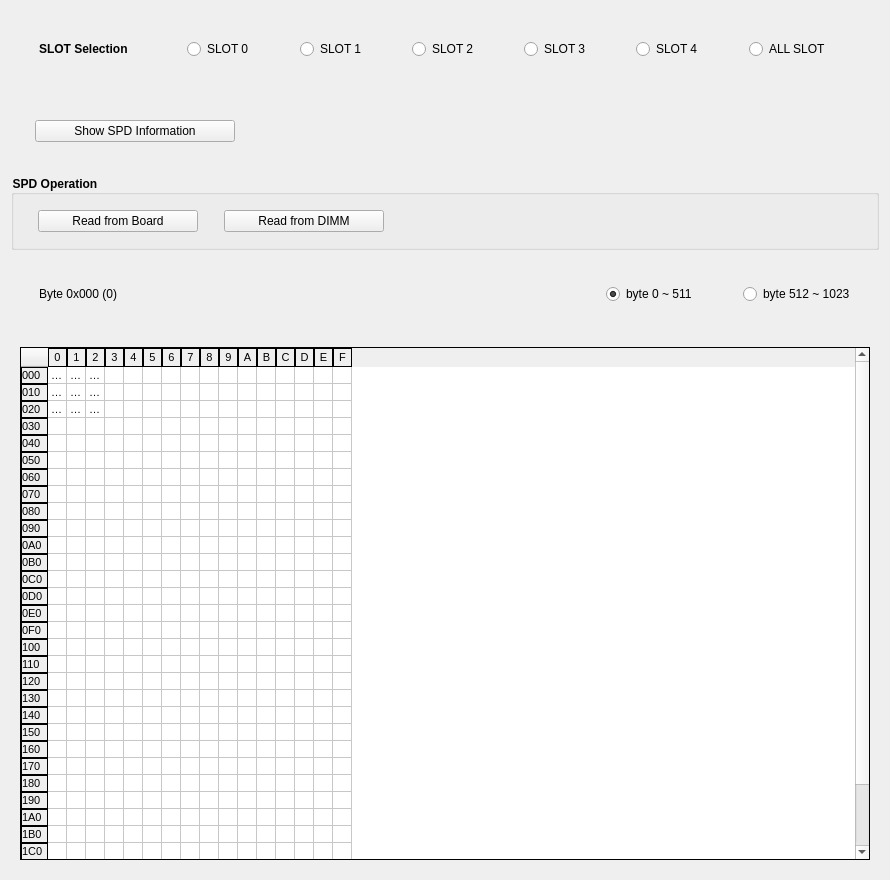
          <widget class="QWidget" name="tab_2">
           <attribute name="title">
            <string>SPD Information</string>
           </attribute>
           <layout class="QVBoxLayout" name="verticalLayout_12" stretch="1,1,1,1,7">
            <item>
             <widget class="QWidget" name="horizontalWidget_2" native="true">
              <property name="minimumSize">
               <size>
                <width>0</width>
                <height>54</height>
               </size>
              </property>
              <layout class="QHBoxLayout" name="horizontalLayout_15">
               <property name="leftMargin">
                <number>24</number>
               </property>
               <property name="topMargin">
                <number>4</number>
               </property>
               <property name="rightMargin">
                <number>24</number>
               </property>
               <property name="bottomMargin">
                <number>4</number>
               </property>
               <item>
                <widget class="QLabel" name="label_21">
                 <property name="font">
                  <font>
                   <weight>75</weight>
                   <bold>true</bold>
                  </font>
                 </property>
                 <property name="text">
                  <string>SLOT Selection</string>
                 </property>
                 <property name="indent">
                  <number>4</number>
                 </property>
                </widget>
               </item>
               <item>
                <spacer name="horizontalSpacer_22">
                 <property name="orientation">
                  <enum>Qt::Horizontal</enum>
                 </property>
                 <property name="sizeType">
                  <enum>QSizePolicy::Preferred</enum>
                 </property>
                 <property name="sizeHint" stdset="0">
                  <size>
                   <width>40</width>
                   <height>20</height>
                  </size>
                 </property>
                </spacer>
               </item>
               <item>
                <widget class="QRadioButton" name="radioButton_slot_0">
                 <property name="text">
                  <string>SLOT 0</string>
                 </property>
                </widget>
               </item>
               <item>
                <widget class="QRadioButton" name="radioButton_slot_1">
                 <property name="text">
                  <string>SLOT 1</string>
                 </property>
                </widget>
               </item>
               <item>
                <widget class="QRadioButton" name="radioButton_slot_2">
                 <property name="text">
                  <string>SLOT 2</string>
                 </property>
                </widget>
               </item>
               <item>
                <widget class="QRadioButton" name="radioButton_slot_3">
                 <property name="text">
                  <string>SLOT 3</string>
                 </property>
                </widget>
               </item>
               <item>
                <widget class="QRadioButton" name="radioButton_slot_4">
                 <property name="text">
                  <string>SLOT 4</string>
                 </property>
                </widget>
               </item>
               <item>
                <widget class="QRadioButton" name="radioButton_slot_all">
                 <property name="text">
                  <string>ALL SLOT</string>
                 </property>
                </widget>
               </item>
              </layout>
             </widget>
            </item>
            <item>
             <widget class="QWidget" name="horizontalWidget_3" native="true">
              <property name="minimumSize">
               <size>
                <width>0</width>
                <height>54</height>
               </size>
              </property>
              <layout class="QHBoxLayout" name="horizontalLayout_16">
               <property name="leftMargin">
                <number>24</number>
               </property>
               <property name="topMargin">
                <number>4</number>
               </property>
               <property name="rightMargin">
                <number>24</number>
               </property>
               <property name="bottomMargin">
                <number>4</number>
               </property>
               <item>
                <widget class="QPushButton" name="pushButton_setting">
                 <property name="minimumSize">
                  <size>
                   <width>200</width>
                   <height>0</height>
                  </size>
                 </property>
                 <property name="maximumSize">
                  <size>
                   <width>200</width>
                   <height>16777215</height>
                  </size>
                 </property>
                 <property name="text">
                  <string>Show SPD Information</string>
                 </property>
                </widget>
               </item>
               <item>
                <spacer name="horizontalSpacer_2">
                 <property name="orientation">
                  <enum>Qt::Horizontal</enum>
                 </property>
                 <property name="sizeHint" stdset="0">
                  <size>
                   <width>40</width>
                   <height>20</height>
                  </size>
                 </property>
                </spacer>
               </item>
              </layout>
             </widget>
            </item>
            <item>
             <widget class="QGroupBox" name="spd_operation">
              <property name="minimumSize">
               <size>
                <width>0</width>
                <height>75</height>
               </size>
              </property>
              <property name="styleSheet">
               <string notr="true">QGroupBox{ font-weight: bold; }</string>
              </property>
              <property name="title">
               <string>SPD Operation</string>
              </property>
              <layout class="QHBoxLayout" name="horizontalLayout_9" stretch="0,1,1,0">
               <property name="leftMargin">
                <number>24</number>
               </property>
               <property name="topMargin">
                <number>4</number>
               </property>
               <property name="rightMargin">
                <number>24</number>
               </property>
               <property name="bottomMargin">
                <number>4</number>
               </property>
               <item>
                <widget class="QPushButton" name="pushButton_read_board">
                 <property name="minimumSize">
                  <size>
                   <width>160</width>
                   <height>0</height>
                  </size>
                 </property>
                 <property name="maximumSize">
                  <size>
                   <width>160</width>
                   <height>16777215</height>
                  </size>
                 </property>
                 <property name="focusPolicy">
                  <enum>Qt::StrongFocus</enum>
                 </property>
                 <property name="layoutDirection">
                  <enum>Qt::LeftToRight</enum>
                 </property>
                 <property name="text">
                  <string>Read from Board</string>
                 </property>
                 <property name="autoDefault">
                  <bool>false</bool>
                 </property>
                </widget>
               </item>
               <item>
                <spacer name="horizontalSpacer_6">
                 <property name="orientation">
                  <enum>Qt::Horizontal</enum>
                 </property>
                 <property name="sizeType">
                  <enum>QSizePolicy::Fixed</enum>
                 </property>
                 <property name="sizeHint" stdset="0">
                  <size>
                   <width>20</width>
                   <height>20</height>
                  </size>
                 </property>
                </spacer>
               </item>
               <item>
                <widget class="QPushButton" name="pushButton_read">
                 <property name="minimumSize">
                  <size>
                   <width>160</width>
                   <height>0</height>
                  </size>
                 </property>
                 <property name="maximumSize">
                  <size>
                   <width>160</width>
                   <height>16777215</height>
                  </size>
                 </property>
                 <property name="text">
                  <string>Read from DIMM</string>
                 </property>
                </widget>
               </item>
               <item>
                <spacer name="horizontalSpacer_9">
                 <property name="orientation">
                  <enum>Qt::Horizontal</enum>
                 </property>
                 <property name="sizeHint" stdset="0">
                  <size>
                   <width>40</width>
                   <height>20</height>
                  </size>
                 </property>
                </spacer>
               </item>
              </layout>
             </widget>
            </item>
            <item>
             <widget class="QWidget" name="horizontalWidget" native="true">
              <property name="minimumSize">
               <size>
                <width>0</width>
                <height>54</height>
               </size>
              </property>
              <layout class="QHBoxLayout" name="horizontalLayout_14">
               <property name="leftMargin">
                <number>24</number>
               </property>
               <property name="topMargin">
                <number>4</number>
               </property>
               <property name="rightMargin">
                <number>24</number>
               </property>
               <property name="bottomMargin">
                <number>4</number>
               </property>
               <item>
                <widget class="QLabel" name="label_read_byte">
                 <property name="text">
                  <string>Byte 0x000 (0)</string>
                 </property>
                 <property name="indent">
                  <number>4</number>
                 </property>
                </widget>
               </item>
               <item>
                <spacer name="horizontalSpacer_23">
                 <property name="orientation">
                  <enum>Qt::Horizontal</enum>
                 </property>
                 <property name="sizeHint" stdset="0">
                  <size>
                   <width>40</width>
                   <height>20</height>
                  </size>
                 </property>
                </spacer>
               </item>
               <item>
                <widget class="QRadioButton" name="radioButton_page_1">
                 <property name="text">
                  <string>byte 0 ~ 511</string>
                 </property>
                 <property name="checked">
                  <bool>true</bool>
                 </property>
                </widget>
               </item>
               <item>
                <spacer name="horizontalSpacer_25">
                 <property name="orientation">
                  <enum>Qt::Horizontal</enum>
                 </property>
                 <property name="sizeType">
                  <enum>QSizePolicy::Fixed</enum>
                 </property>
                 <property name="sizeHint" stdset="0">
                  <size>
                   <width>40</width>
                   <height>20</height>
                  </size>
                 </property>
                </spacer>
               </item>
               <item>
                <widget class="QRadioButton" name="radioButton_page_2">
                 <property name="text">
                  <string>byte 512 ~ 1023</string>
                 </property>
                </widget>
               </item>
              </layout>
             </widget>
            </item>
            <item>
             <widget class="QWidget" name="verticalWidget" native="true">
              <layout class="QVBoxLayout" name="verticalLayout_11">
               <item>
                <widget class="QTableWidget" name="Table_spd_2">
                 <property name="sizePolicy">
                  <sizepolicy hsizetype="Preferred" vsizetype="Preferred">
                   <horstretch>0</horstretch>
                   <verstretch>0</verstretch>
                  </sizepolicy>
                 </property>
                 <property name="minimumSize">
                  <size>
                   <width>850</width>
                   <height>0</height>
                  </size>
                 </property>
                 <property name="maximumSize">
                  <size>
                   <width>850</width>
                   <height>16777215</height>
                  </size>
                 </property>
                 <property name="font">
                  <font>
                   <pointsize>8</pointsize>
                  </font>
                 </property>
                 <property name="styleSheet">
                  <string notr="true">QHeaderView::section::horizontal {border: 1px solid black;}
QHeaderView::section::vertical {border: 1px solid black;}</string>
                 </property>
                 <property name="frameShape">
                  <enum>QFrame::Panel</enum>
                 </property>
                 <property name="frameShadow">
                  <enum>QFrame::Plain</enum>
                 </property>
                 <property name="lineWidth">
                  <number>1</number>
                 </property>
                 <property name="midLineWidth">
                  <number>0</number>
                 </property>
                 <property name="sizeAdjustPolicy">
                  <enum>QAbstractScrollArea::AdjustToContents</enum>
                 </property>
                 <property name="autoScrollMargin">
                  <number>12</number>
                 </property>
                 <property name="selectionMode">
                  <enum>QAbstractItemView::SingleSelection</enum>
                 </property>
                 <property name="textElideMode">
                  <enum>Qt::ElideMiddle</enum>
                 </property>
                 <property name="showGrid">
                  <bool>true</bool>
                 </property>
                 <property name="sortingEnabled">
                  <bool>false</bool>
                 </property>
                 <property name="wordWrap">
                  <bool>true</bool>
                 </property>
                 <attribute name="horizontalHeaderCascadingSectionResizes">
                  <bool>false</bool>
                 </attribute>
                 <attribute name="horizontalHeaderDefaultSectionSize">
                  <number>16</number>
                 </attribute>
                 <attribute name="horizontalHeaderMinimumSectionSize">
                  <number>16</number>
                 </attribute>
                 <attribute name="horizontalHeaderShowSortIndicator" stdset="0">
                  <bool>false</bool>
                 </attribute>
                 <attribute name="horizontalHeaderStretchLastSection">
                  <bool>false</bool>
                 </attribute>
                 <attribute name="verticalHeaderCascadingSectionResizes">
                  <bool>false</bool>
                 </attribute>
                 <attribute name="verticalHeaderDefaultSectionSize">
                  <number>16</number>
                 </attribute>
                 <attribute name="verticalHeaderMinimumSectionSize">
                  <number>16</number>
                 </attribute>
                 <attribute name="verticalHeaderStretchLastSection">
                  <bool>false</bool>
                 </attribute>
                 <row>
                  <property name="text">
                   <string>000</string>
                  </property>
                 </row>
                 <row>
                  <property name="text">
                   <string>010</string>
                  </property>
                 </row>
                 <row>
                  <property name="text">
                   <string>020</string>
                  </property>
                 </row>
                 <row>
                  <property name="text">
                   <string>030</string>
                  </property>
                 </row>
                 <row>
                  <property name="text">
                   <string>040</string>
                  </property>
                 </row>
                 <row>
                  <property name="text">
                   <string>050</string>
                  </property>
                 </row>
                 <row>
                  <property name="text">
                   <string>060</string>
                  </property>
                 </row>
                 <row>
                  <property name="text">
                   <string>070</string>
                  </property>
                 </row>
                 <row>
                  <property name="text">
                   <string>080</string>
                  </property>
                 </row>
                 <row>
                  <property name="text">
                   <string>090</string>
                  </property>
                 </row>
                 <row>
                  <property name="text">
                   <string>0A0</string>
                  </property>
                 </row>
                 <row>
                  <property name="text">
                   <string>0B0</string>
                  </property>
                 </row>
                 <row>
                  <property name="text">
                   <string>0C0</string>
                  </property>
                 </row>
                 <row>
                  <property name="text">
                   <string>0D0</string>
                  </property>
                 </row>
                 <row>
                  <property name="text">
                   <string>0E0</string>
                  </property>
                 </row>
                 <row>
                  <property name="text">
                   <string>0F0</string>
                  </property>
                 </row>
                 <row>
                  <property name="text">
                   <string>100</string>
                  </property>
                 </row>
                 <row>
                  <property name="text">
                   <string>110</string>
                  </property>
                 </row>
                 <row>
                  <property name="text">
                   <string>120</string>
                  </property>
                 </row>
                 <row>
                  <property name="text">
                   <string>130</string>
                  </property>
                 </row>
                 <row>
                  <property name="text">
                   <string>140</string>
                  </property>
                 </row>
                 <row>
                  <property name="text">
                   <string>150</string>
                  </property>
                 </row>
                 <row>
                  <property name="text">
                   <string>160</string>
                  </property>
                 </row>
                 <row>
                  <property name="text">
                   <string>170</string>
                  </property>
                 </row>
                 <row>
                  <property name="text">
                   <string>180</string>
                  </property>
                 </row>
                 <row>
                  <property name="text">
                   <string>190</string>
                  </property>
                 </row>
                 <row>
                  <property name="text">
                   <string>1A0</string>
                  </property>
                 </row>
                 <row>
                  <property name="text">
                   <string>1B0</string>
                  </property>
                 </row>
                 <row>
                  <property name="text">
                   <string>1C0</string>
                  </property>
                 </row>
                 <row>
                  <property name="text">
                   <string>1D0</string>
                  </property>
                 </row>
                 <row>
                  <property name="text">
                   <string>1E0</string>
                  </property>
                 </row>
                 <row>
                  <property name="text">
                   <string>1F0</string>
                  </property>
                 </row>
                 <column>
                  <property name="text">
                   <string>0</string>
                  </property>
                 </column>
                 <column>
                  <property name="text">
                   <string>1</string>
                  </property>
                 </column>
                 <column>
                  <property name="text">
                   <string>2</string>
                  </property>
                 </column>
                 <column>
                  <property name="text">
                   <string>3</string>
                  </property>
                 </column>
                 <column>
                  <property name="text">
                   <string>4</string>
                  </property>
                 </column>
                 <column>
                  <property name="text">
                   <string>5</string>
                  </property>
                 </column>
                 <column>
                  <property name="text">
                   <string>6</string>
                  </property>
                 </column>
                 <column>
                  <property name="text">
                   <string>7</string>
                  </property>
                 </column>
                 <column>
                  <property name="text">
                   <string>8</string>
                  </property>
                 </column>
                 <column>
                  <property name="text">
                   <string>9</string>
                  </property>
                 </column>
                 <column>
                  <property name="text">
                   <string>A</string>
                  </property>
                 </column>
                 <column>
                  <property name="text">
                   <string>B</string>
                  </property>
                 </column>
                 <column>
                  <property name="text">
                   <string>C</string>
                  </property>
                 </column>
                 <column>
                  <property name="text">
                   <string>D</string>
                  </property>
                 </column>
                 <column>
                  <property name="text">
                   <string>E</string>
                  </property>
                 </column>
                 <column>
                  <property name="text">
                   <string>F</string>
                  </property>
                 </column>
                 <item row="0" column="0">
                  <property name="text">
                   <string>FF</string>
                  </property>
                 </item>
                 <item row="0" column="1">
                  <property name="text">
                   <string>FF</string>
                  </property>
                 </item>
                 <item row="0" column="2">
                  <property name="text">
                   <string>FF</string>
                  </property>
                 </item>
                 <item row="1" column="0">
                  <property name="text">
                   <string>FF</string>
                  </property>
                 </item>
                 <item row="1" column="1">
                  <property name="text">
                   <string>FF</string>
                  </property>
                 </item>
                 <item row="1" column="2">
                  <property name="text">
                   <string>FF</string>
                  </property>
                 </item>
                 <item row="2" column="0">
                  <property name="text">
                   <string>FF</string>
                  </property>
                 </item>
                 <item row="2" column="1">
                  <property name="text">
                   <string>FF</string>
                  </property>
                 </item>
                 <item row="2" column="2">
                  <property name="text">
                   <string>FF</string>
                  </property>
                 </item>
                </widget>
               </item>
              </layout>
             </widget>
            </item>
           </layout>
          </widget>
